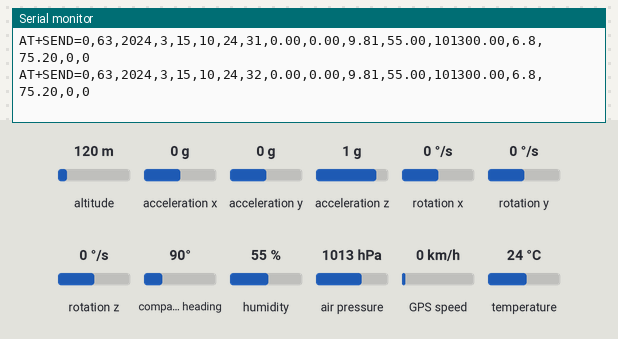
Bench run of a sketch on a simulated Arduino Mega 2560, built with avr-gcc and run on an emulated ATmega2560. Parts: the last lines printed to the serial monitor. The test bench sets the inputs (shaded band); at power-on: acceleration x 0 g, acceleration y 0 g, acceleration z 1 g, humidity 55 %, air pressure 1013 hPa, altitude 120 m, rotation x 0 °/s, rotation y 0 °/s, rotation z 0 °/s, compass heading 90°, GPS speed 0 km/h, temperature 24 °C. The local clock reads 2024-03-15 10:24:30 at power-on unless the sketch sets it; the GPS gets a fix after 3 s at 37.7749, -122.4194 with 8 satellites.

Above: at 2.2 s.
2.3 s: acceleration x set to -1.4 g
At 2.9 s:
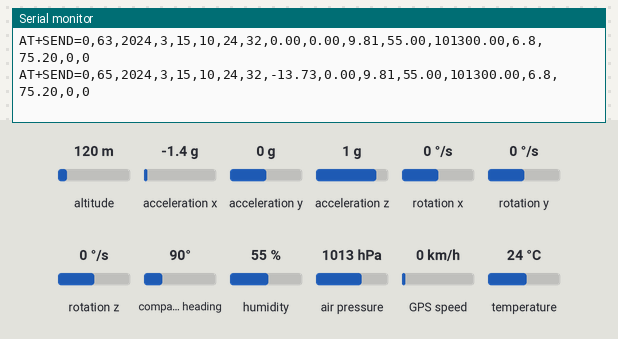
3.8 s: acceleration y set to -1.4 g
At 4.4 s:
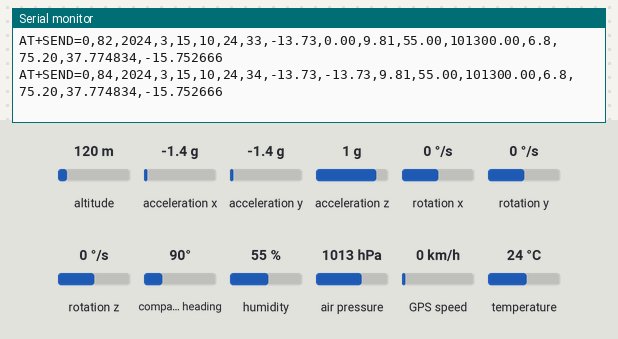
5.3 s: acceleration z set to -1.4 g
At 5.9 s:
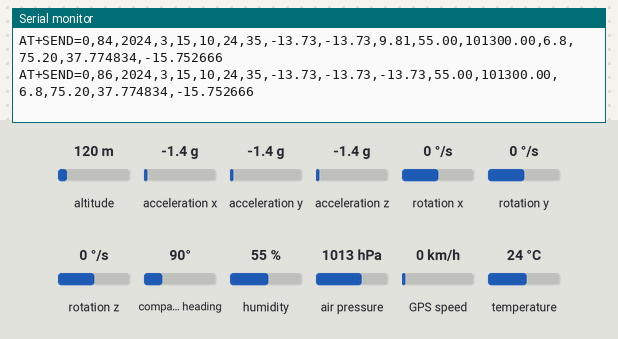
6.8 s: humidity set to 22 %
At 7.4 s:
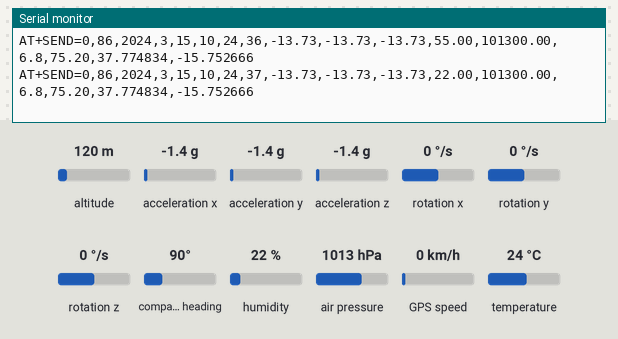
8.3 s: air pressure set to 952 hPa
At 8.9 s:
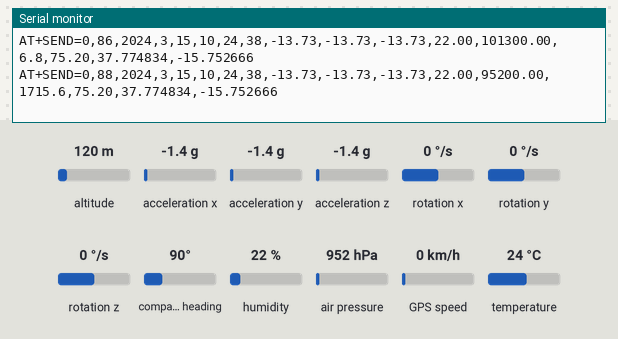
Timing chart, 0 to 10.8 s (numbered marks = the images above; inputs shaded):
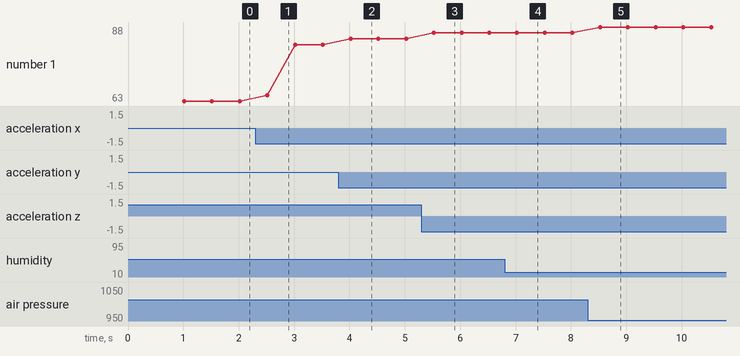

The sketch:

rought_final_draft_code.ino
```cpp
#include <Wire.h>
#include <MPU6050.h>
#include <Adafruit_GPS.h>

#include "SparkFunBME280.h"
#include "RTClib.h"

#define GPSSerial Serial1

Adafruit_GPS GPS(&GPSSerial);
uint32_t timer = millis();

RTC_DS1307 rtc;
MPU6050 mpu;
BME280 mySensor;

String DDMMToDD(String DDMM, int DecPl){
      String adsub = DDMM.substring(0,2);
      String amsub = DDMM.substring(2);
      double aDsub = adsub.toDouble();
      double aMsub = amsub.toDouble();
      double adone = aMsub/60.00;
      double aDone = aDsub + adone;
      return String(aDone, DecPl);
}

void setup() {
  Serial.begin(115200);
  GPS.begin(9600);

  mySensor.setI2CAddress(0x77);

  while(!mpu.begin(MPU6050_SCALE_2000DPS, MPU6050_RANGE_2G))
  {
    Serial.println("ERROR: mpu6050");
    delay(500);
  }

  while(mySensor.beginI2C() == false){
    Serial.println("ERROR: bme280");
    delay(500);
  }

  while(!rtc.begin()){
    Serial.println("ERROR: rtc");
    delay(500);
  }

  /*if (! rtc.isrunning()) {
    Serial.println("RTC is NOT running, let's set the time!");
    rtc.adjust(DateTime(F(__DATE__), F(__TIME__)));
  }*/

  Wire.begin();

  GPS.sendCommand(PMTK_SET_NMEA_OUTPUT_RMCGGA);
  GPS.sendCommand(PMTK_SET_NMEA_UPDATE_1HZ);
  GPS.sendCommand(PGCMD_ANTENNA);
  delay(1000);
  GPSSerial.println(PMTK_Q_RELEASE);

  Serial.print("AT+PARAMETER=10,7,1,7\r\n");
}

void loop() {
   char c = GPS.read();

  if (GPS.newNMEAreceived()) {
    if (!GPS.parse(GPS.lastNMEA()))
      return;
  }

  if (millis() - timer > 500) {
    timer = millis();
    DateTime now = rtc.now();

    Vector normAccel = mpu.readNormalizeAccel();

    /*Serial.print(now.year(), DEC);
    Serial.print(',');
    Serial.print(now.month(), DEC);
    Serial.print(',');
    Serial.print(now.day(), DEC);
    Serial.print(',');
    Serial.print(now.hour(), DEC);
    Serial.print(',');
    Serial.print(now.minute(), DEC);
    Serial.print(',');
    Serial.print(now.second(), DEC);
    Serial.print(',');*/

    String Date = String(now.year(),DEC) + "," + String(now.month(),DEC) + "," + String(now.day(),DEC) + "," + String(now.hour(),DEC) + "," + String(now.minute(),DEC) + "," + String(now.second(),DEC);

    /*Serial.print(normAccel.XAxis);
    Serial.print(",");
    Serial.print(normAccel.YAxis);
    Serial.print(",");
    Serial.print(normAccel.ZAxis);
    Serial.print(",");*/

    String Accel = String(normAccel.XAxis) + "," + String(normAccel.YAxis) + "," + String(normAccel.ZAxis);

    /*Serial.print(mySensor.readFloatHumidity(), 0);
    Serial.print(",");
    Serial.print(mySensor.readFloatPressure(), 0);
    Serial.print(",");
    Serial.print(mySensor.readFloatAltitudeFeet() > 0 ? mySensor.readFloatAltitudeFeet() : 0, 1);
    Serial.print(",");
    Serial.print(mySensor.readTempF(), 2);
    Serial.print(",");*/

    String BME = String(mySensor.readFloatHumidity()) + "," + String(mySensor.readFloatPressure()) + "," + String(mySensor.readFloatAltitudeFeet() > 0 ? mySensor.readFloatAltitudeFeet() : 0, 1) + "," + String(mySensor.readTempF());

    String GPSCords = "";

    if(GPS.lat == 'N' && GPS.lon == 'E'){
      GPSCords = DDMMToDD((String)GPS.latitude, 6) + "," + (DDMMToDD((String)GPS.longitude, 6));
    } else if(GPS.lat == 'S' && GPS.lon == 'E'){
      GPSCords = "-" + DDMMToDD((String)GPS.latitude, 6) + "," + (DDMMToDD((String)GPS.longitude, 6));
    } else if(GPS.lat == 'N' && GPS.lon == 'W'){
      GPSCords = DDMMToDD((String)GPS.latitude, 6) + ",-" + (DDMMToDD((String)GPS.longitude, 6));
    } else if(GPS.lat == 'S' && GPS.lon == 'W') {
      GPSCords = "-" + DDMMToDD((String)GPS.latitude, 6) + ",-" + (DDMMToDD((String)GPS.longitude, 6));
    } else{
      GPSCords = "0,0";
    }

    String Packet = Date + "," + Accel + "," + BME + "," + GPSCords;
    Serial.print("AT+SEND=0," + String(Packet.length()) + "," + Packet + "\r\n");
  }
}
```

Measured:
- after the input at 2.3 s, the serial monitor: prints a new line after 0.21 s (image 1)
- after the input at 3.8 s, the serial monitor: prints a new line after 0.22 s (image 2)
- after the input at 5.3 s, the serial monitor: prints a new line after 0.22 s (image 3)
- after the input at 6.8 s, the serial monitor: prints a new line after 0.22 s (image 4)
- after the input at 8.3 s, the serial monitor: prints a new line after 0.23 s (image 5)
- plotted number 1: 63 → 82 after the input at 2.3 s, 82 → 84 after the input at 3.8 s, 84 → 86 after the input at 5.3 s, 86 → 88 after the input at 8.3 s
